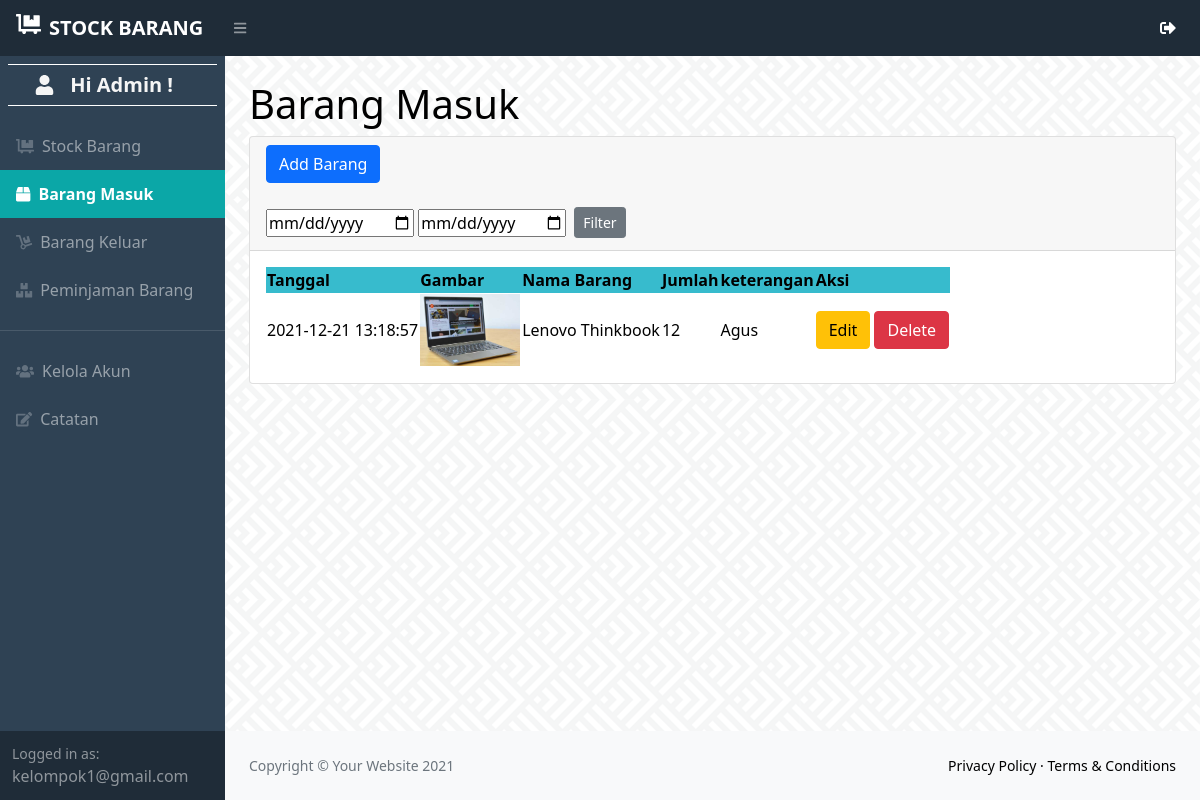
The app's page /admin/masuk.php (signed in) with its own data.
### tables this page shows
CREATE TABLE `masuk` (
  `idmasuk` int(11) NOT NULL,
  `idbarang` int(11) NOT NULL,
  `tanggal` timestamp NOT NULL DEFAULT current_timestamp(),
  `keterangan` varchar(25) NOT NULL,
  `qty` int(11) NOT NULL
);

CREATE TABLE `stock` (
  `idbarang` int(11) NOT NULL,
  `namabarang` varchar(50) NOT NULL,
  `deskripsi` varchar(50) NOT NULL,
  `stock` int(11) NOT NULL,
  `image` varchar(150) DEFAULT NULL
);

### admin/masuk.php (the view, shortened to what this page needs)
<?php
require '../function.php';
$email = $_SESSION['email'];
?>
<!DOCTYPE html>
<html lang="en">
    <head>
        <link href="https://cdn.jsdelivr.net/npm/simple-datatables@latest/dist/style.css" rel="stylesheet" />
        <link href="css/styles.css" rel="stylesheet" />
    </head>
    <body class="sb-nav-fixed">
        <nav class="sb-topnav navbar navbar-expand navbar-dark bg-dark">
            <a class="navbar-brand ps-3" href="home.php"><i class="fas fa-dolly-flatbed me-2 mb-1"></i><b>STOCK BARANG</b></a>
            <button class="btn btn-link btn-sm order-1 order-lg-0 me-4 me-lg-0" id="sidebarToggle" href="#!"><i class="fas fa-bars"></i></button>
            <ul class="navbar-nav ms-auto me-0 me-md-3 my-2 my-md-0">
                        <i class="fas fa-sign-out-alt me-2" id="navbarDropdown" href="#" role="button" data-bs-toggle="dropdown" aria-expanded="false" style="color:white;"></i>
            </ul>
        </nav>
        <div id="layoutSidenav">
            <div id="layoutSidenav_nav">
                <nav class="sb-sidenav accordion sb-sidenav-dark" id="sidenavAccordion">
                    <div class="sb-sidenav-menu">
                        <div class="nav">
                            <span class="navbar-brand ps-4 m-2" href="home.php" style=" border-top: 1px solid white; border-bottom: 1px solid white;">
                            <i class="fas fa-user fa-fw me-2 " style="color:#F5F5F5;"></i>
                            <b style="color:#F5F5F5;">Hi Admin !</b></span>
                            <a class="nav-link mt-2"  href="home.php" >
                                <div class="sb-nav-link-icon" ><i class="fas fa-dolly-flatbed"></i></div>
                               Stock Barang</b>
                            </a>
                            <a class="nav-link" href="masuk.php" style="background-color:#0ba7a7;">
                                <div class="sb-nav-link-icon" style="color:white;"><i class="fas fa-box"></i></div>
                                <b style="color:white;">Barang Masuk</b>
                            </a>
                            <a class="nav-link" href="keluar.php">
                                <div class="sb-nav-link-icon"><i class="fas fa-dolly"></i></div>
                                Barang Keluar
                            </a>
                            <a class="nav-link" href="peminjaman.php">
                                <div class="sb-nav-link-icon"><i class="fas fa-boxes"></i></div>
                                Peminjaman Barang
                            </a>
                            <hr>
                            <a class="nav-link" href="Admin.php">
                                <div class="sb-nav-link-icon"><i class="fas fa-users"></i></div>
                                Kelola Akun
                            </a>
                            <a class="nav-link" href="catatan.php">
                                <div class="sb-nav-link-icon"><i class="fas fa-edit"></i></div>
                                Catatan
                            </a>
                        </div>
                    </div>
                    <div class="sb-sidenav-footer">
                        <div class="small">Logged in as:</div>
                        <?=$email;?>
                    </div>
                </nav>
            </div>
            <div id="layoutSidenav_content">
                <main>
                    <div class="container-fluid px-4">
                        <h1 class="mt-4">Barang Masuk</h1>
                        <div class="card mb-4">
                            <div class="card-header">
                                 <button type="button" class="btn btn-primary" data-bs-toggle="modal" data-bs-target="#myModal">
                                    Add Barang
                                 </button>
                                 <br>
                                 <div class="row mt-4">
                                     <div class="col">
                                        <form method="post" class="form-inline">
                                            <input type="date" name="tgl_mulai" >
                                            <input type="date" name="tgl_selesai" >
                                            <button type="submit" name="filter_tgl" class="btn btn-secondary btn-sm mb-1 ms-1" >Filter</button>
                                        </form>
                                     </div>
                                 </div>
                            </div>
                            <div class="card-body">
                                <table id="datatablesSimple">
                                    <thead style="background-color:#37bbcd;">
                                        <tr>
                                            <th>Tanggal</th>
                                            <th>Gambar</th>
                                            <th>Nama Barang</th>
                                            <th>Jumlah</th>
                                            <th>keterangan</th>
                                            <th>Aksi</th>
                                        </tr>
                                    </thead>
                                    <tbody>
                                    <?php
                                    if(isset($_POST['filter_tgl'])){
                                        $mulai = $_POST['tgl_mulai'];
                                        $selesai = $_POST['tgl_selesai'];
                                        if($mulai!=null || $selesai!=null){
                                            $ambilsemuadatastock = mysqli_query($conn,"select * from masuk m, stock s where s.idbarang = m.idbarang and tanggal BETWEEN '$mulai' and DATE_ADD('$selesai', INTERVAL 1 DAY)");
                                        } else {
                                            $ambilsemuadatastock = mysqli_query($conn,"select * from masuk m, stock s where s.idbarang = m.idbarang");
                                        }
                                    } else {
                                        $ambilsemuadatastock = mysqli_query($conn,"select * from masuk m, stock s where s.idbarang = m.idbarang");
                                    }
                                        while($data=mysqli_fetch_array($ambilsemuadatastock)){
                                            $idm = $data['idmasuk'];
                                            $tanggal = $data['tanggal'];
                                            $namabarang = $data['namabarang'];
                                            $qty  = $data['qty'];
                                            $keterangan = $data['keterangan'];
                                            $gambar = $data['image'];
                                            if($gambar==null){
                                                $img = 'No Photo';
                                            } else {
                                                $img = '<img src="../images/'.$gambar.'" class="zoomable">';
                                            }
                                        ?>
                                        <tr>
                                            <td><?=$tanggal;?></td>
                                            <td><?=$img;?></td>
                                            <td><?=$namabarang;?></td>
                                            <td><?=$qty;?></td>
                                            <td><?=$keterangan;?></td>
                                            <td>
                                                <button type="button" class="btn btn-warning" data-bs-toggle="modal" data-bs-target="#edit<?=$idm;?>">
                                                    Edit
                                                </button>
                                                <button type="button" class="btn btn-danger" data-bs-toggle="modal" data-bs-target="#delete<?=$idm;?>">
                                                    Delete
                                                </button>
                                            </td>
                                        </tr>
                                        </div>
                                        <?php
                                        };
                                        ?>
                            </div>
                        </div>
                    </div>
                <footer class="py-4 bg-light mt-auto">
                    <div class="container-fluid px-4">
                        <div class="d-flex align-items-center justify-content-between small">
                            <div class="text-muted">Copyright &copy; Your Website 2021</div>
                            <div>
                                <a href="#">Privacy Policy</a>
                                &middot;
                                <a href="#">Terms &amp; Conditions</a>
                            </div>
                        </div>
                    </div>
                </footer>
            </div>
    </body>
</html>

### admin/masuk.php (style rules this page uses)
.zoomable { width: 100px; }
a { text-decoration:none; color:black; }

### records on screen
masuk: tanggal "2021-12-21 13:18:57", idbarang.image (picture), idbarang.namabarang "Lenovo Thinkbook", qty "12", keterangan "Agus"

### other values on screen
$email "kelompok1@gmail.com"
